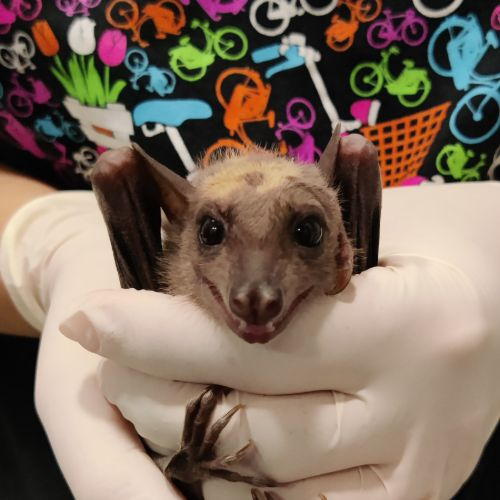
#> input picture mean_rousettus/mix/IMG_20250518_144900.jpg, 500 x 500 px
$ python -i generate_silhouette.py   (imports and definitions only)
#> lines starting #> are read from the running program, lines starting #| are printed output that depends on the picture; after the words box and inside, x2 and y2 are one past the last pixel; in counts of white or black regions, pixels touching at a corner belong together
#> further down, picture is the input picture: shape (500, 500, 3); mean B, G, R 95.5, 109.8, 127.9
"""Silhouette-only control variant: derive a pure face-shape image (white mask on
black, zero internal texture) from each green-background crop, and write a matching
manifest with identical identities/splits.

Purpose (thesis internal-validity control): the `green` variant removes the
background but keeps the tight segmentation *silhouette*, which is itself an
identity-correlated cue. Training on the silhouette alone measures how much of the
recognition signal is carried by shape vs. internal facial appearance. If a model
trained on silhouettes lands near chance, shape alone is insufficient (texture
matters); if it matches `green`, shape is a strong channel.

  conda activate frec && uv run python scripts/generate_silhouette.py
"""

from __future__ import annotations

import argparse
from pathlib import Path

import cv2
import numpy as np
import pandas as pd

SPECIES = ("mauritius", "rousettus")


def silhouette_from_green(img: np.ndarray) -> np.ndarray:
    """Green-screen matte -> solid white face shape on black (BGR uint8).

    Background is the (0,255,0) fill (feathered at the edge); everything else is
    the segmented face. Clean specks/holes so the shape is a single solid blob.
    """
    b, g, r = img[:, :, 0].astype(int), img[:, :, 1].astype(int), img[:, :, 2].astype(int)
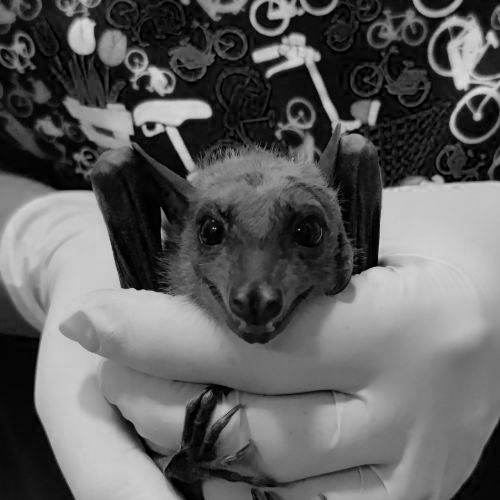
#> b: shape (500, 500) int64; min 0, max 224, mean 95.5
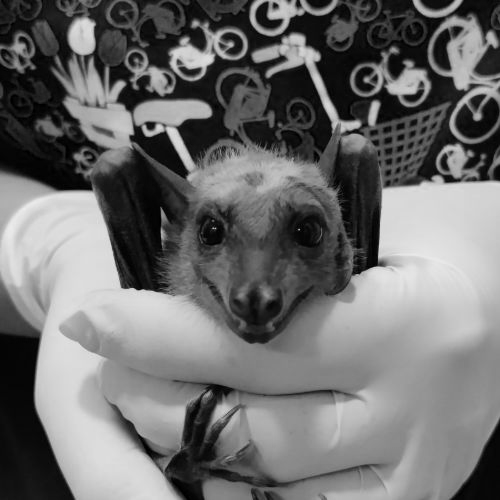
#> g: shape (500, 500) int64; min 0, max 236, mean 109.8
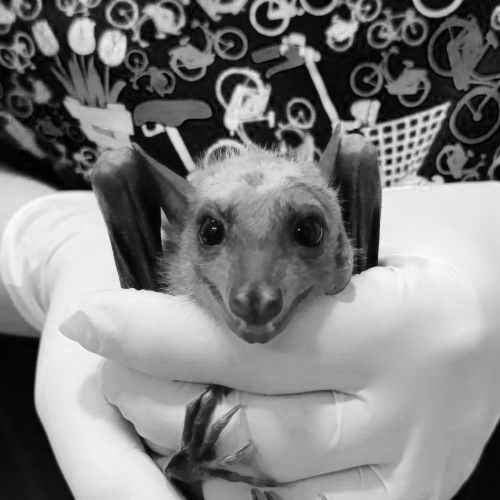
#> r: shape (500, 500) int64; min 0, max 254, mean 127.9
    bg = (g > 150) & (r < 120) & (b < 120)
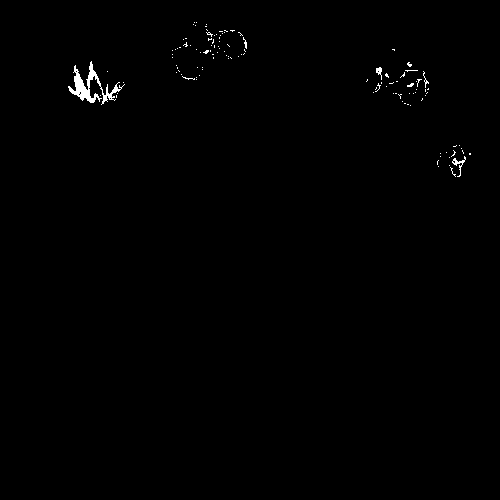
#> bg: shape (500, 500) bool; 0.47% white; 120 white regions (115 under 20 px), largest, box (x1, y1, x2, y2) and area: (68, 61, 125, 105) 661, (452, 156, 466, 177) 72, (376, 67, 382, 80) 40, (423, 71, 429, 88) 26, (243, 37, 247, 49) 21
    face = (~bg).astype(np.uint8) * 255
    k = cv2.getStructuringElement(cv2.MORPH_ELLIPSE, (5, 5))
    face = cv2.morphologyEx(face, cv2.MORPH_OPEN, k)   # drop specks
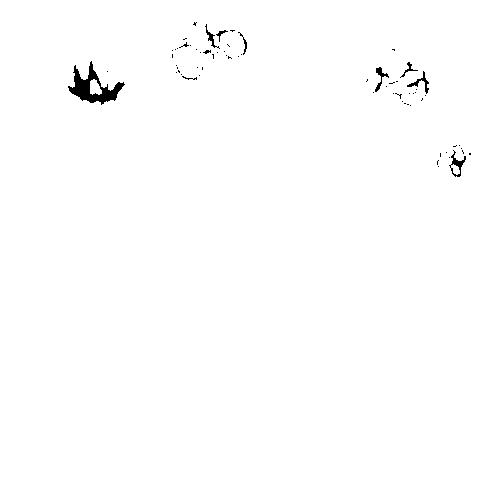
#> face: shape (500, 500); 99.3% white; 66 black regions (57 under 20 px), largest, box (x1, y1, x2, y2) and area: (68, 61, 125, 105) 877, (449, 150, 466, 177) 135, (407, 71, 429, 94) 113
    face = cv2.morphologyEx(face, cv2.MORPH_CLOSE, k)  # fill pinholes
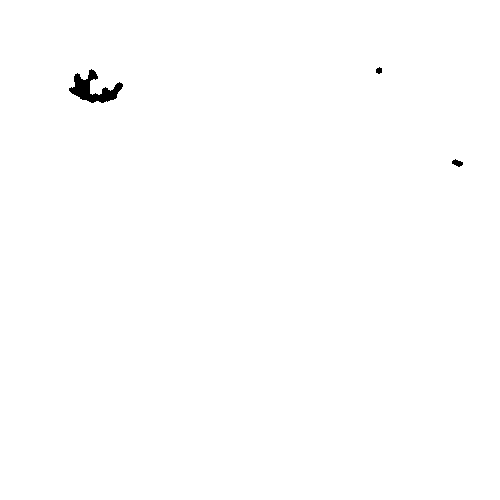
#> face: shape (500, 500); 99.7% white; 3 black regions, box (x1, y1, x2, y2) and area: (69, 69, 123, 103) 768, (452, 159, 463, 167) 54, (376, 67, 382, 74) 32
    # keep only the largest connected component (the face)
    n, lab, stats, _ = cv2.connectedComponentsWithStats(face, connectivity=8)
#> n = 2; stats = [[69, 67, 394, 100, 854], [0, 0, 500, 500, 249146]]
    if n > 1:
        largest = 1 + int(np.argmax(stats[1:, cv2.CC_STAT_AREA]))
#> largest = 1
        face = np.where(lab == largest, 255, 0).astype(np.uint8)
    return cv2.cvtColor(face, cv2.COLOR_GRAY2BGR)


def main() -> None:
    ap = argparse.ArgumentParser(description=__doc__)
    ap.add_argument("--species", nargs="*", default=list(SPECIES))
    args = ap.parse_args()

    for sp in args.species:
        src_csv = Path(f"data/manifests/{sp}_green_bg_manifest.csv")
        if not src_csv.exists():
            print(f"[{sp}] SKIP: {src_csv} not found")
            continue
        df = pd.read_csv(src_csv)
        out_root = Path(f"data/processed/{sp}/video/not_augmented/silhouette")  # <identity>/ beneath
        out_root.mkdir(parents=True, exist_ok=True)

        new_paths, n_ok = [], 0
        for p in df["path"]:
            src = Path(p)
            dst = out_root / src.name
            img = cv2.imread(str(src))
            if img is None:
                new_paths.append(str(dst))
                continue
            cv2.imwrite(str(dst), silhouette_from_green(img), [cv2.IMWRITE_JPEG_QUALITY, 95])
            new_paths.append(str(dst))
            n_ok += 1

        out = df.copy()
        out["path"] = new_paths
        # Keep the ImageRecord-valid literal ('green'); silhouette is derived from
        # green. The "silhouette" identity is carried at run time by manifest_path +
        # `--hydra data.background=silhouette` (drives output naming / MLflow param),
        # which is NOT validated against the ImageRecord background literal.
        out["background"] = "green"
        man = Path(f"data/manifests/{sp}_silhouette_bg_manifest.csv")
        out.to_csv(man, index=False)
        print(
            f"[{sp}] wrote {n_ok}/{len(df)} silhouettes -> {out_root}/  |  manifest {man}  "
            f"(splits: {out['split'].value_counts().to_dict()})"
        )


# [2 lines not run here, left out]

>>> import cv2
>>> picture = cv2.imread('../mean_rousettus/mix/IMG_20250518_144900.jpg')
>>> result = silhouette_from_green(picture)
